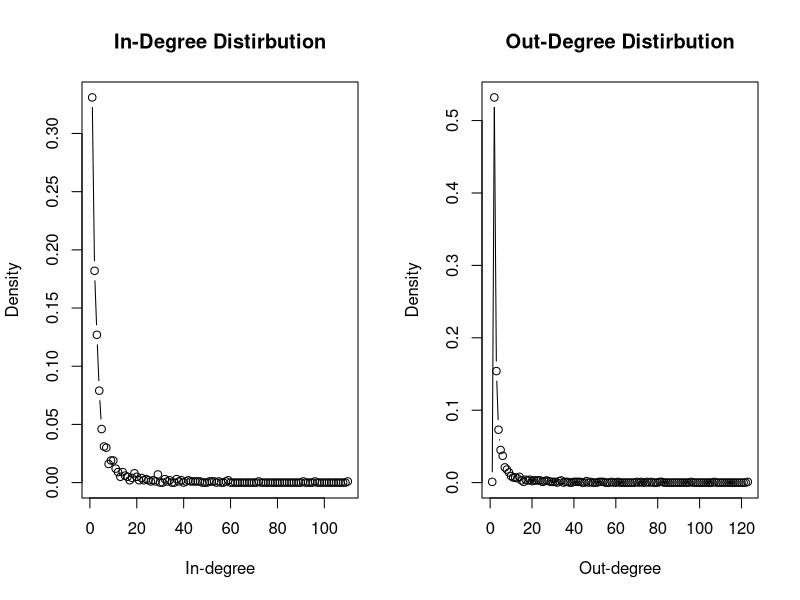
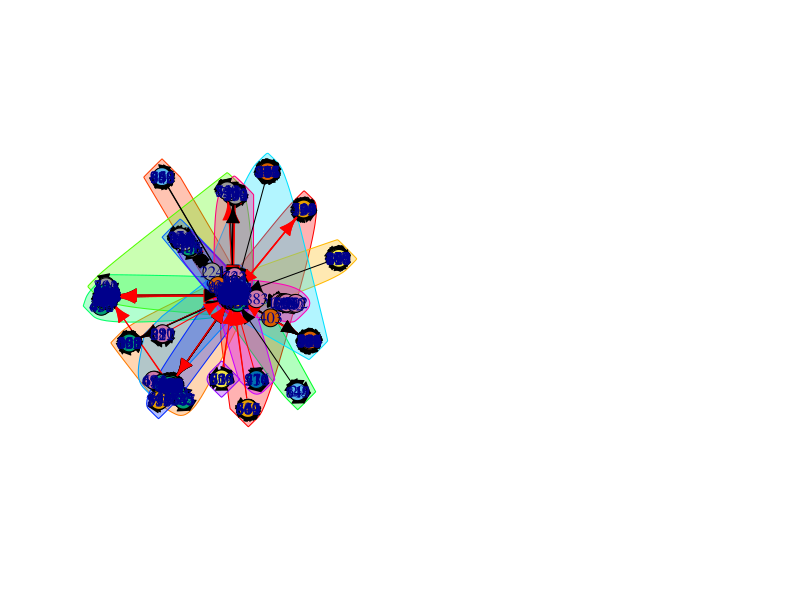

Write the R code that produced these figures, in order.
#loading library
library("igraph")

#problem 4
#part(a)
nodesNum = 1000
dia = numeric(0)
for(i in 1 : 50) {
  g = forest.fire.game(nodesNum, fw.prob=0.37, bw.factor=0.32/0.37)
  dia = c(dia, diameter(g))
}
par(mfrow=c(1,2))
plot(degree.distribution(g,mode="in"),type="b",main="In-Degree Distirbution",xlab="In-degree",ylab="Density")
plot(degree.distribution(g,mode="out"),type="b",main="Out-Degree Distirbution",xlab="Out-degree",ylab="Density")

#part(b)
avgDia = mean(dia)
cat("Diameter of the forest fire model Graph is: ", avgDia)

#part(c)
community = spinglass.community(g)
mod = modularity(community)
cat("Modularity of the forest fire model is : ", mod)
plot(community, g)